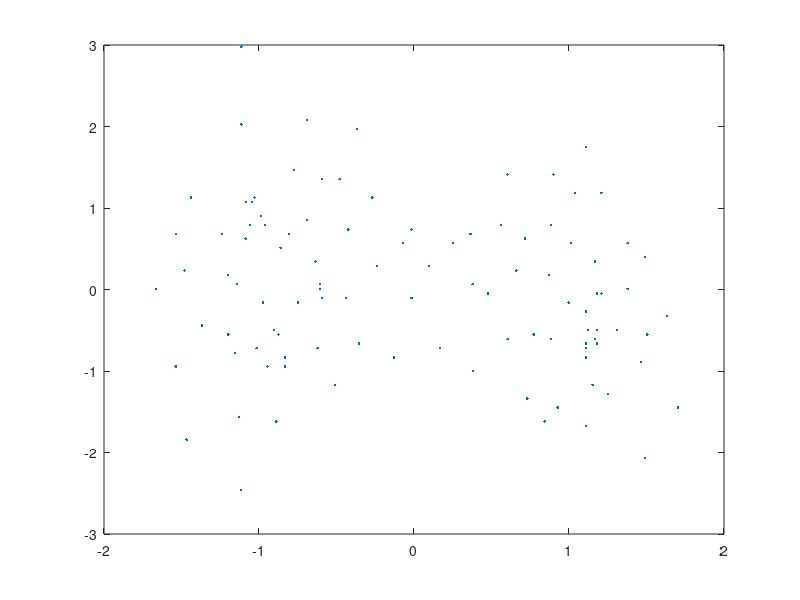

Write the MATLAB code that produced this figure.
S = dlmread('wbsa0210.dat');

fprintf('Eingabedatei enthält %d Zeilen.\n', length(S))

v1 = S(:,1);
v2 = S(:,2);

fprintf('Max: %f   Min: %f   Mean: %f   Std: %f\n', min(v1), max(v1), mean(v1), std(v1));

hist(v1, 10);
H = hist(v1, 10)

plot(v1, v2, '+');

lengths = ((v1 .^ 2) + (v2 .^ 2)) .^ 0.5;
hist(lengths, 7)

Z = zscore(S);
plot(Z(:,1), Z(:,2), '.');
